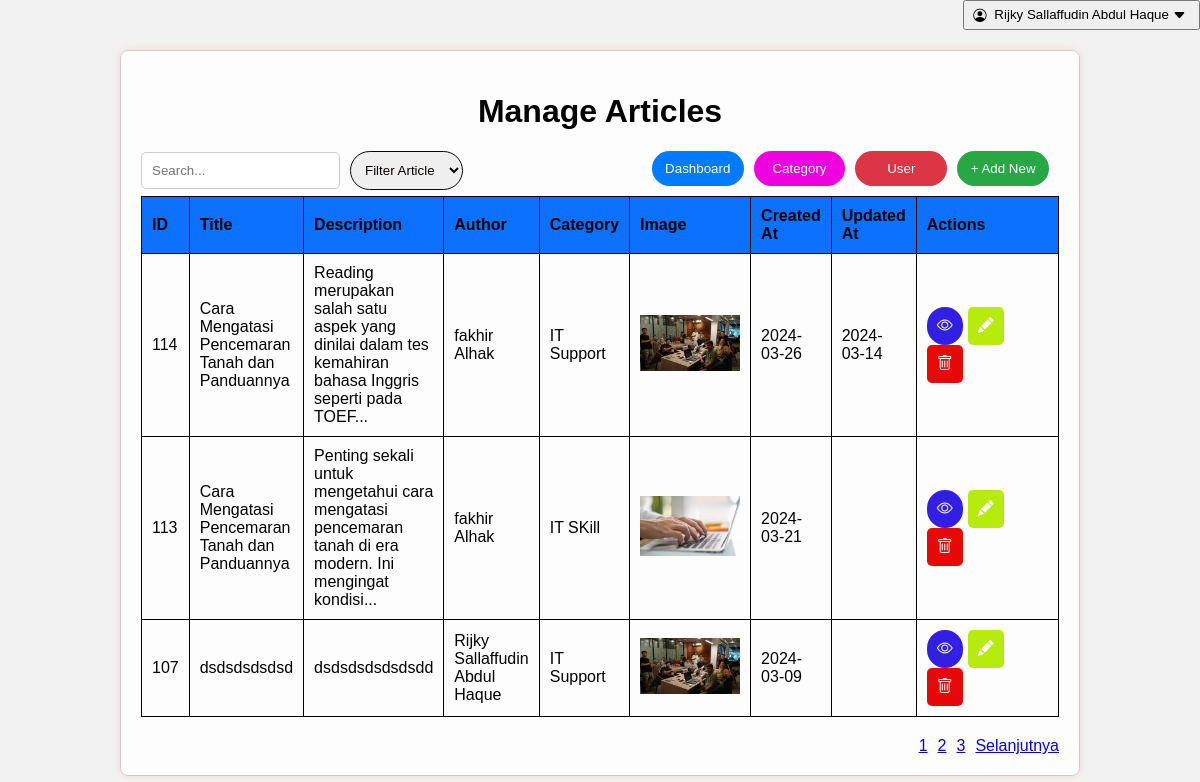
The page /pages/home/index.php (signed in) on the database its author committed.
### tables this page shows
CREATE TABLE `article` (
  `id` int NOT NULL AUTO_INCREMENT,
  `title` varchar(100) NOT NULL,
  `description` text,
  `author` varchar(100) DEFAULT NULL,
  `created_at` date NOT NULL,
  `updated_at` date DEFAULT NULL,
  `image` varchar(255) DEFAULT NULL,
  `category_id` int DEFAULT NULL,
  PRIMARY KEY (`id`),
  KEY `category_id` (`category_id`),
  CONSTRAINT `article_ibfk_1` FOREIGN KEY (`category_id`) REFERENCES `category` (`id`)
);

CREATE TABLE `category` (
  `id` int NOT NULL AUTO_INCREMENT,
  `judul` varchar(255) NOT NULL,
  `deskripsi` text,
  PRIMARY KEY (`id`)
);

### pages/home/index.php (the view, shortened to what this page needs)
<?php
include('../../config/connection.php');
$user = $_SESSION['user'];
$is_admin = isset($user['is_admin']) ? $user['is_admin'] : 0;
$items_per_page = 3;
$query = '';
$current_page = isset($_GET['page']) ? $_GET['page'] : 1;
$sql = "SELECT article.*, category.judul AS category_title
        FROM article
        INNER JOIN category ON article.category_id = category.id";
$category_filter = isset($_GET['category_filter']) ? $_GET['category_filter'] : '';
if ($is_admin == 1) {
    $sql .= (!empty($query) || !empty($category_filter) ? " AND" : " WHERE") . " article.author = '" . $user['name'] . "'";
} else {
    $sql .= " ORDER BY article.created_at DESC";
}
$total_search_articles_query = "SELECT COUNT(*) AS total FROM article";
$total_search_articles_result = $conn->query($total_search_articles_query);
$total_search_articles_row = $total_search_articles_result->fetch_assoc();
$total_search_articles = $total_search_articles_row['total'];
$total_search_pages = ceil($total_search_articles / $items_per_page);
$offset = ($current_page - 1) * $items_per_page;
$category_filter = isset($_GET['category_filter']) ? $_GET['category_filter'] : '';
?>
<!DOCTYPE html>
<html lang="en">
<head>
    <link rel="stylesheet" href="../../assets/css/index.css?v=2.2">
    <link href="https://cdn.jsdelivr.net/npm/bootstrap-icons@1.8.0/font/bootstrap-icons.css" rel="stylesheet">
</head>
<body>
    <div>
        <div class="logout-container">
            <div class="dropdown" id="profileDropdown">
                <button class="dropbtn"><i class="bi bi-person-circle"></i> <?php echo $user['name']; ?> <i class="bi bi-caret-down-fill"></i></button>
            </div>
        </div>
    </div>
    <div class="container">
        <h1>Manage Articles</h1>
        <a href="form_add.php" style="text-decoration: none">
            <button id="add-article-btn">+ Add New</button>
        </a>
        <?php
        if ($is_admin == 0) {
            echo '<a href="user.php" style="text-decoration: none;"><button id="user-btn">User</button></a>';
        }
        ?>
        <?php
        if ($is_admin == 0) {
            echo '<a href="category.php" style="text-decoration: none;"><button id="category-btn">Category</button></a>';
        }
        ?>
        <a href="dashboard.php" style="text-decoration: none;"><button id="dashboard-btn">Dashboard</button></a>
        <form id="articleFilterForm" action="<?php echo htmlspecialchars($_SERVER["PHP_SELF"]); ?>" method="GET">
            <div class="search-container">
                <input name="query" type="text" placeholder="Search..." value="<?php echo isset($query) ? htmlspecialchars($query) : ''; ?>">
                <select name="category_filter" id="categoryFilter">
                    <option value="">Filter Article</option>
                </select>
            </div>
        </form>
        <table id="articles-table">
            <thead>
                <tr>
                    <th>ID</th>
                    <th>Title</th>
                    <th>Description</th>
                    <th>Author</th>
                    <th>Category</th>
                    <th>Image</th>
                    <th>Created At</th>
                    <th>Updated At</th>
                    <th style="width: 153px;">Actions</th>
                </tr>
            </thead>
            <tbody>
                <?php
                $sql .= " LIMIT $items_per_page OFFSET $offset";
                $result = $conn->query($sql);
                if ($result->num_rows > 0) {
                    while ($row = $result->fetch_assoc()) {
                        echo '
                            <tr>
                                <td>' . $row['id'] . '</td>
                                <td>' . (strlen($row['title']) > 50 ? substr($row['title'], 0, 35) . '...' : $row['title']) . '</td>
                                <td>' . (strlen($row['description']) > 200 ? substr($row['description'], 0, 100) . '...' : $row['description']) . '</td>
                                <td>' . $row['author'] . '</td>
                                <td>' . $row['category_title'] . '</td>
                                <td><img src="' . $row['image'] . '" style="width: 100px;"></td>
                                <td>' . $row['created_at'] . '</td>
                                <td>' . $row['updated_at'] . '</td>
                                <td>
                                    <div class="btn-group">
                                        <a href="form_view.php?login=1&id=' . $row['id'] . '" id="button-view">
                                            <i class="bi bi-eye"></i>
                                        </a>
                                        <a href="form_edit.php?id=' . $row['id'] . '" id="button-edit">
                                            <i class="bi bi-pencil-fill"></i>
                                        </a>
                                        <a href="?id=' . $row['id'] . '" id="button-hapus" onclick="return confirmDelete()">
                                            <i class="bi bi-trash"></i>
                                        </a>
                                    </div>
                                </td>
                            </tr>
                        ';
                    }
                } else {
                    echo "
                        <tr>
                            <td colspan='9' style='text-align: center'>Data not found.</td>
                        </tr>
                        ";
                }
                ?>
            </tbody>
        </table>
        <?php
        $show_pagination = false;
        if ($total_search_articles > $items_per_page) {
            $show_pagination = true;
        }
        ?>
        <?php if ($show_pagination) : ?>
            <div class="pagination">
                <?php for ($i = 1; $i <= $total_search_pages; $i++) : ?>
                    <a href="?page=<?php echo $i; ?>&query=<?php echo urlencode($query); ?>&category_filter=<?php echo $category_filter; ?>"><?php echo $i; ?></a>
                <?php endfor; ?>
                <?php if ($current_page < $total_search_pages) : ?>
                    <a href="?page=<?php echo $current_page + 1; ?>&query=<?php echo urlencode($query); ?>&category_filter=<?php echo $category_filter; ?>">Selanjutnya</a>
                <?php endif; ?>
            </div>
        <?php endif; ?>
    </div>
</body>
</html>

### assets/css/index.css (style rules this page uses)
* { box-sizing: border-box; }
body { font-family: Arial, sans-serif; background-color: #f2f2f2; margin: 0; padding: 0; }
.container { width: 80%; background-color: #fff; margin: 75px auto; padding: 25px; border: 1px solid #ccc; border-radius: 4px; box-shadow: 0 2px 4px rgba(0, 0, 0, 0.1); }
.container button { display: block; width: 15%; float: right; padding: 10px; background-color: #0c71ff; color: #fff; border: none; border-radius: 4px; cursor: pointer; margin: 0 auto 10px auto; }
#articles-table th, #articles-table td { padding: 10px; border: 1px solid #000000; }
#articles-table th { background-color: #0c71ff; color: #000000; }
#button-edit { background-color: #b7eb0c; color: white; border-radius: 5px; text-decoration: none; padding: 10px; cursor: pointer; margin-right: 5px; }
#button-hapus { background-color: #e70808; color: white; border-radius: 5px; text-decoration: none; padding: 10px; cursor: pointer; margin-right: 5px; }
#button-view { background-color: #321fe3; color: white; border-radius: 100px; text-decoration: none; padding: 10px; cursor: pointer; margin-right: 5px; }
.search-container { position: relative; width: fit-content; }
h1 { text-align: center; }
table { width: 200%; border-collapse: collapse; margin-top: -7px; }
th, td { padding: 10px; text-align: left; border-bottom: 1px solid #ddd; }
.search-container input[type=text] { width: 100%; padding: 10px; margin-bottom: 10px; border-radius: 5px; border: 1px solid #ccc; box-sizing: border-box; }
.logout-container { text-align: right; }
.dropdown { position: relative; display: inline-block; }
.btn-group a { padding: 10px 24px; cursor: pointer; float: left; }
.btn-group:after { content: ""; clear: both; display: table; }
.dropbtn { padding: 6px 8px; line-height: 1; }
.dropbtn .bi { vertical-align: middle; margin-right: 4px; }
#add-article-btn { background-color: #28a745; }
#user-btn { background-color: #dc3545; }
#add-article-btn, #user-btn { display: block; width: 10%; float: right; padding: 10px; color: #fff; border: none; border-radius: 100px; cursor: pointer; margin: 0 auto 10px auto; margin-right: 10px; }
body { font-family: Arial, sans-serif; margin: 0; padding: 0; background-image: url('../../image_background/mobil_background.jpg'); background-size: cover; background-repeat: no-repeat; background-position: center; background-attachment: fixed; }
.container { max-width: 100%; margin: 20px auto; background-color: rgba(255, 255, 255, 0.8); padding: 20px; border-radius: 8px; box-shadow: 0 0 10px rgba(254, 3, 3, 0.1); overflow-x: auto; }
.search-container { display: flex; align-items: center; }
.search-container input, .search-container select { display: block; padding: 10px; border-color: #070707; color: #090000; border-radius: 100px; cursor: pointer; margin: 0 auto 10px auto; margin-right: 10px; }
.container { margin-top: 20px; }
table { width: 100%; border-collapse: collapse; }
.pagination { display: flex; justify-content: flex-end; margin-top: 20px; }
.pagination a { margin-left: 10px; }
#dashboard-btn { background-color: #007bff; display: block; width: 10%; float: right; padding: 10px; color: #fff; border: none; border-radius: 100px; cursor: pointer; margin: 0 auto 10px auto; margin-right: 10px; }
#category-btn { background-color: #ef00df; display: block; width: 10%; float: right; padding: 10px; color: #fff; border: none; border-radius: 100px; cursor: pointer; margin: 0 auto 10px auto; margin-right: 10px; }

### rows shown on the page
article: id "114", title "Cara Mengatasi Pencemaran Tanah dan Panduannya", description "Reading merupakan salah satu aspek yang dinilai dalam tes kemahiran bahasa Inggris seperti pada TOEF", author "fakhir Alhak", category.judul "IT Support", image (picture), created_at "2024-03-26", updated_at "2024-03-14"
article: id "113", title "Cara Mengatasi Pencemaran Tanah dan Panduannya", description "Penting sekali untuk mengetahui cara mengatasi pencemaran tanah di era modern. Ini mengingat kondisi", author "fakhir Alhak", category.judul "IT SKill", image (picture), created_at "2024-03-21"
article: id "107", title "dsdsdsdsdsd", description "dsdsdsdsdsdsdd", author "Rijky Sallaffudin Abdul Haque", category.judul "IT Support", image (picture), created_at "2024-03-09"

### other values the page prints
$user['name'] "Rijky Sallaffudin Abdul Haque"
